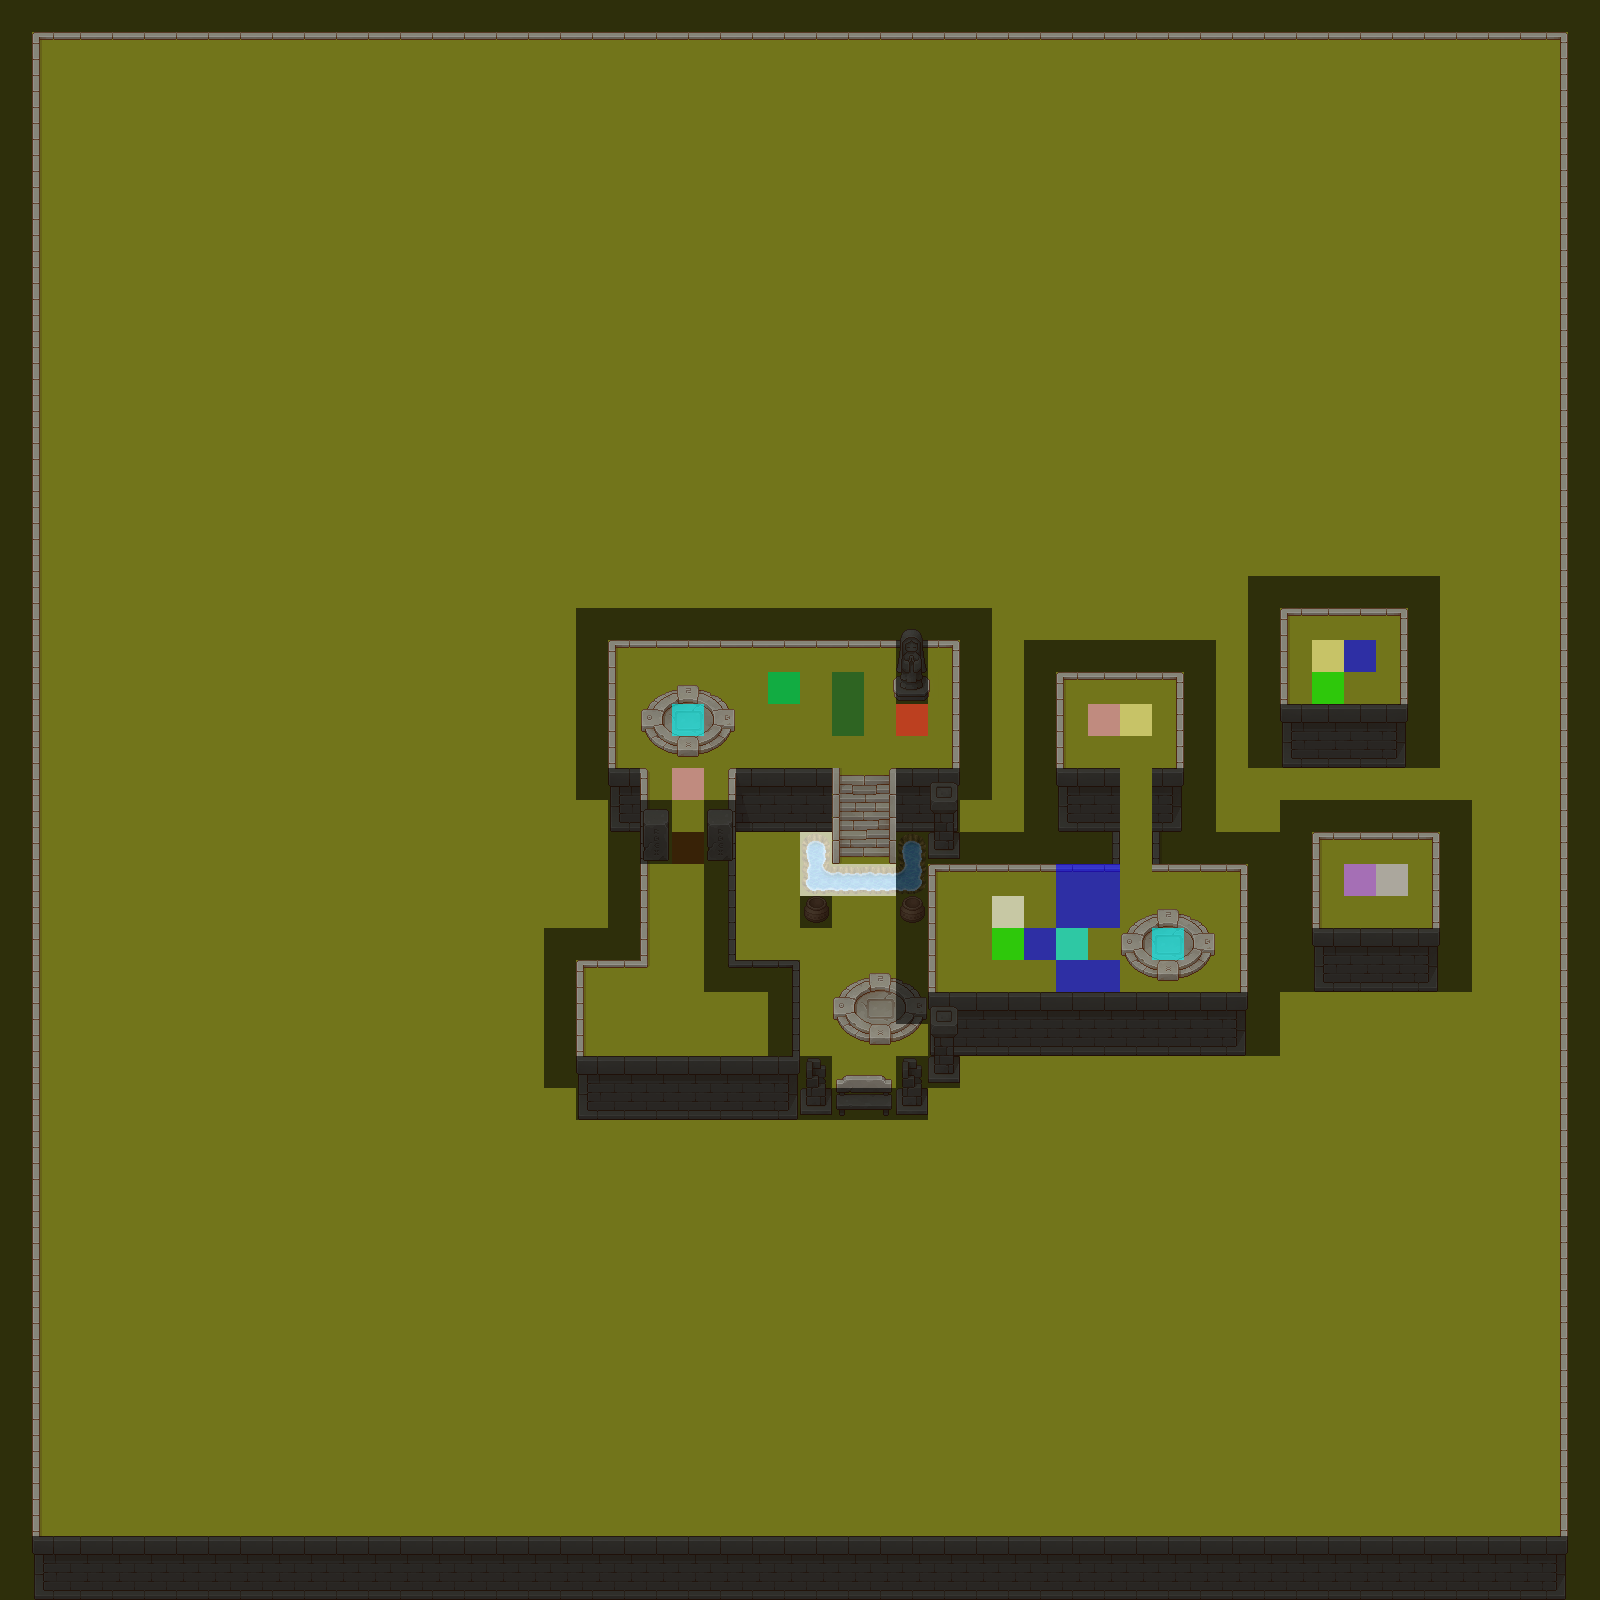

The image is a tile-based game level rendered from a .tmx file. Its description and source (layers, tilesets, objects; grid data summarised) follow:
An orthogonal 50x50 tile map with 32x32 px tiles, 14 tile layers (Grass, Wall, Struct, Props, ...), 12 tilesets.

<map version="1.5" tiledversion="1.7.2" orientation="orthogonal" renderorder="right-down" width="50" height="50" tilewidth="32" tileheight="32" infinite="0" nextlayerid="15" nextobjectid="1">
 <editorsettings>
  <export target="5/Stage5.csv" format="csv" />
 </editorsettings>
 <tileset firstgid="1" source="../tsx/TX Tileset Grass.tsx" />
 <tileset firstgid="65" source="../tsx/TX Tileset Wall.tsx" />
 <tileset firstgid="321" source="../tsx/EventFlag.tsx" />
 <tileset firstgid="331" source="../tsx/Flag.tsx" />
 <tileset firstgid="337" source="../tsx/TX Props.tsx" />
 <tileset firstgid="593" source="../tsx/TX Shadow Plant.tsx" />
 <tileset firstgid="849" source="../tsx/TX Shadow.tsx" />
 <tileset firstgid="1105" source="../tsx/TX Struct.tsx" />
 <tileset firstgid="1361" source="../tsx/TX Tileset Stone Ground.tsx" />
 <tileset firstgid="1425" source="../tsx/[A]Water2_pipo.tsx" />
 <tileset firstgid="1473" source="../tsx/TX Plant.tsx" />
 <tileset firstgid="1729" source="../tsx/TX Player.tsx" />
 <layer id="1" name="Grass" width="50" height="50">
  <data>[2500 cells, 2500 non-empty, 1 distinct tile ids]</data>
 </layer>
 <layer id="10" name="Wall" width="50" height="50">
  <data>[2500 cells, 387 non-empty, 22 distinct tile ids]</data>
 </layer>
 <layer id="11" name="Struct" width="50" height="50">
  <data>[2500 cells, 6 non-empty, 6 distinct tile ids]</data>
 </layer>
 <layer id="5" name="Props" width="50" height="50">
  <data>[2500 cells, 56 non-empty, 30 distinct tile ids]</data>
 </layer>
 <layer id="12" name="Plant" width="50" height="50">
  <data>[2500 cells, 0 non-empty, 0 distinct tile ids]</data>
 </layer>
 <layer id="2" name="Player" width="50" height="50">
  <data>[2500 cells, 1 non-empty, 1 distinct tile ids]</data>
 </layer>
 <layer id="3" name="Box" width="50" height="50">
  <data>[2500 cells, 11 non-empty, 1 distinct tile ids]</data>
 </layer>
 <layer id="4" name="Goal" width="50" height="50">
  <data>[2500 cells, 3 non-empty, 2 distinct tile ids]</data>
 </layer>
 <layer id="7" name="TeleportGate" width="50" height="50">
  <data>[2500 cells, 8 non-empty, 4 distinct tile ids]</data>
 </layer>
 <layer id="14" name="Water" width="50" height="50">
  <data>[2500 cells, 6 non-empty, 4 distinct tile ids]</data>
 </layer>
 <layer id="8" name="Key" width="50" height="50">
  <data>[2500 cells, 4 non-empty, 4 distinct tile ids]</data>
 </layer>
 <layer id="9" name="Door" width="50" height="50">
  <data>[2500 cells, 1 non-empty, 1 distinct tile ids]</data>
 </layer>
 <layer id="6" name="Barrier" width="50" height="50">
  <data>[2500 cells, 438 non-empty, 2 distinct tile ids]</data>
 </layer>
 <layer id="13" name="WaterBarrier" width="50" height="50">
  <data>[2500 cells, 4 non-empty, 1 distinct tile ids]</data>
 </layer>
</map>
